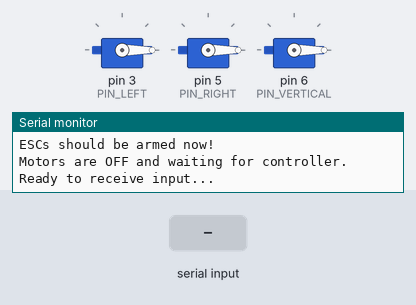
Bench run of a sketch on a simulated Arduino Uno, built with avr-gcc and run on an emulated ATmega328P. Parts: 3 × servo, the last lines printed to the serial monitor. The test bench sets the inputs (shaded band).

Above: at 9.2 s.
9.3 s: "90,45,200\n" received over Serial
At 10.1 s:
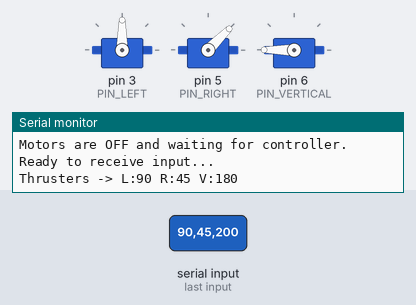
10.8 s: "30,150,10\n" received over Serial
At 11.3 s:
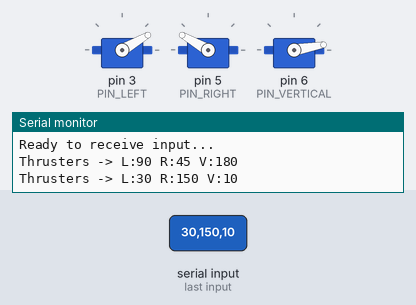
12.3 s: "1,90,45\n" received over Serial
At 12.6 s:
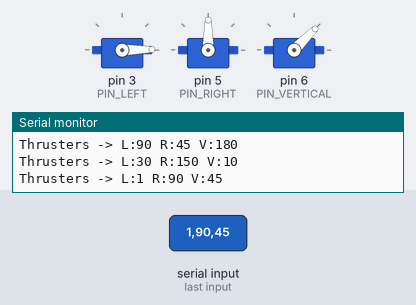
Timing chart, 0 to 15.3 s (numbered marks = the images above; inputs shaded):
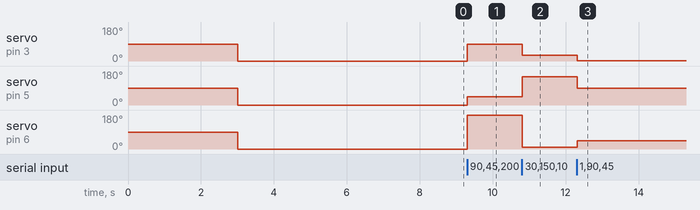

Measured:
- after the input at 9.3 s, servo on pin 3 (PIN_LEFT): 0° → 90° at once; servo on pin 5 (PIN_RIGHT): 0° → 45° at once; servo on pin 6 (PIN_VERTICAL): 0° → 180° at once
- after the input at 10.8 s, servo on pin 3 (PIN_LEFT): 90° → 30° at once; servo on pin 5 (PIN_RIGHT): 45° → 150° at once; servo on pin 6 (PIN_VERTICAL): 180° → 10° at once
- after the input at 12.3 s, servo on pin 3 (PIN_LEFT): 30° → 1° at once; servo on pin 5 (PIN_RIGHT): 150° → 90° at once; servo on pin 6 (PIN_VERTICAL): 10° → 45° at once

The sketch:

navigation_iteration_2.ino
```cpp
#include <Servo.h>

Servo thrusterLeft;
Servo thrusterRight;
Servo thrusterVertical;

const int PIN_LEFT = 3;
const int PIN_RIGHT = 5;
const int PIN_VERTICAL = 6;

int speedLeft = 0;
int speedRight = 0;
int speedVertical = 0;

void setup() {
  Serial.begin(115200);

  Serial.println("Arduino Reset Detected!");
  Serial.println("DONT CONNECT THE BATTERY");
  Serial.println("Waiting 3 seconds...");
  delay(3000);

  thrusterLeft.attach(PIN_LEFT);
  thrusterRight.attach(PIN_RIGHT);
  thrusterVertical.attach(PIN_VERTICAL);

  Serial.println(" all motors to OFF position...");
  thrusterLeft.write(0);
  thrusterRight.write(0);
  thrusterVertical.write(0);

  Serial.println("");
  Serial.println("CONNECT BATTERY");
  Serial.println("ESCs will beep to confirm arming.");

  // Wait for ESCs to arm
  delay(5000);

  Serial.println("");
  Serial.println("ESCs should be armed now!");
  Serial.println("Motors are OFF and waiting for controller.");
  Serial.println("Ready to receive input...");
  Serial.println("");
}

void loop() {
  // Check for serial data from Python
  if (Serial.available() > 0) {
    String data = Serial.readStringUntil('\n');
    data.trim();

    int firstComma = data.indexOf(',');
    int secondComma = data.indexOf(',', firstComma + 1);

    if (firstComma > 0 && secondComma > 0) {
      speedLeft = data.substring(0, firstComma).toInt();
      speedRight = data.substring(firstComma + 1, secondComma).toInt();
      speedVertical = data.substring(secondComma + 1).toInt();

      speedLeft = constrain(speedLeft, 0, 180);
      speedRight = constrain(speedRight, 0, 180);
      speedVertical = constrain(speedVertical, 0, 180);

      thrusterLeft.write(speedLeft);
      thrusterRight.write(speedRight);
      thrusterVertical.write(speedVertical);

      Serial.print("Thrusters -> L:");
      Serial.print(speedLeft);
      Serial.print(" R:");
      Serial.print(speedRight);
      Serial.print(" V:");
      Serial.println(speedVertical);
    }
  }

  delay(20);
}
```
